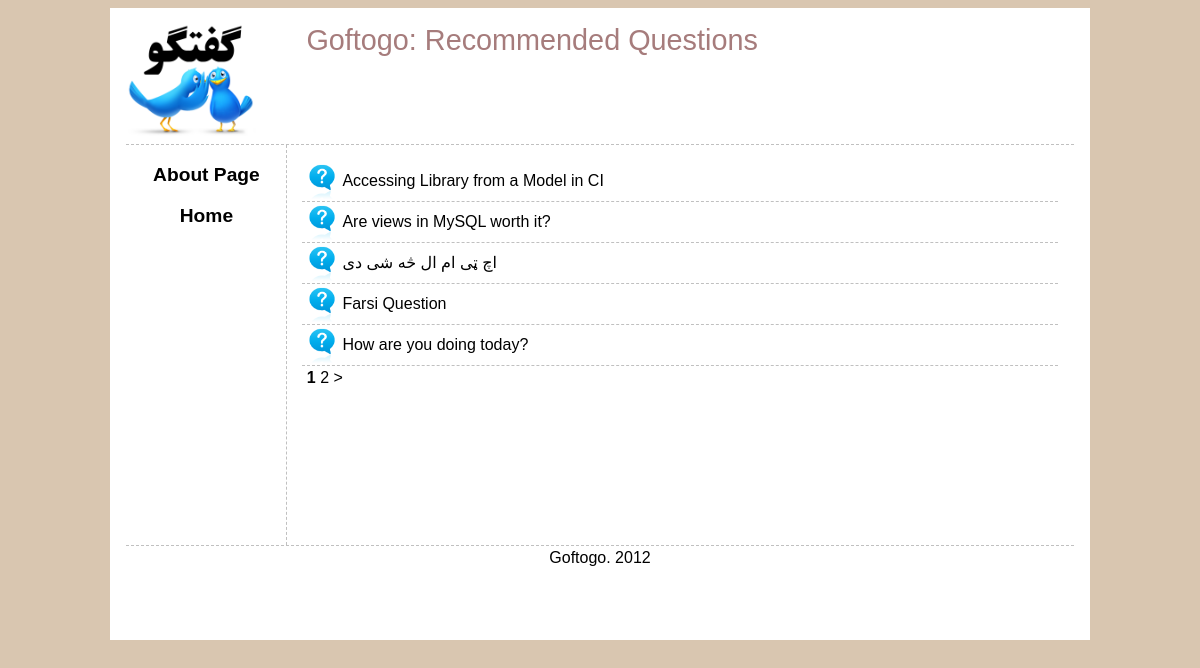
The page / on the database its author committed.
### tables this page shows
CREATE TABLE IF NOT EXISTS `Question` (
  `questionID` int(11) NOT NULL AUTO_INCREMENT,
  `catID` int(11) DEFAULT NULL,
  `userID` int(11) DEFAULT NULL,
  `title` varchar(140) NOT NULL,
  `body` text NOT NULL,
  `rank` int(11) NOT NULL DEFAULT '0',
  `postedDate` date DEFAULT NULL,
  PRIMARY KEY (`questionID`)
);

### application/controllers/main.php (called while the page is built, shortened)
<?php
class Main extends CI_Controller {
	public function __construct() {
		$this -> load -> model('question_model');
		$this -> load -> model('answer_model');
	}
	public function _loadviews($body_view, $data) {
		$this -> load -> view('templates/header', $data);
		$this -> load -> view('header/default');
		$this -> load -> view('leftnav/default');
		$this -> load -> view('body/' . $body_view, $data);
		$this -> load -> view('templates/footer');
	}
	public function home() {
		$this -> questions();
	}
	public function questions($offset = 0) {
		$config['base_url'] = site_url('main/questions/');
		$config['per_page'] = 5;
		$data['questions'] = $this -> question_model -> get_list($offset, $config['per_page']);
		$config['total_rows'] = $this -> question_model -> get_count();
		$this -> pagination -> initialize($config);
		$data['pagelinks'] = $this -> pagination -> create_links();
		$data['title'] = 'Goftogo: Recommended Questions';
		$this -> _loadviews('qlist', $data);
	}
}

### index.php (called while the page is built, shortened)
<?php
require_once BASEPATH.'core/CodeIgniter.php';

### application/models/question_model.php (called while the page is built, shortened)
<?php
class Question_model extends CI_Model {
	public function get_list($offset, $limit, $filter = array()) {
		$this -> db -> select('questionID,title');
		$this -> db -> where($this->filter($filter));
		$query = $this -> db -> get('Question', $limit, $offset);
		return $query -> result();
	}
	public function get_count($filter = array()) {
		$this -> db -> from('Question');
		return $this -> db -> count_all_results();
	}
	private function filter($filter) {
		return array();
	}
}

### application/views/body/qlist.php (the view)
<div id="body">
<?php foreach ($questions as $question): ?>
	<div class="question">
		<?php echo anchor('main/qshow/'.$question->questionID,$question->title); ?>
	</div>
<?php endforeach ?>
<div class="pagination">
<?php echo($pagelinks);?>
</div>
</div>

### application/views/templates/header.php (shortened to what this page needs)
<html>
<head>
  <link rel="stylesheet" href="<?php echo base_url('css/main.css');?>" type="text/css" media="screen"/>
</head>
<body>
<div id="container">

### application/views/header/default.php
<div id="header">
<h1>
<?php
     if (isset($title))
       echo($title);
     else echo("goftogo - Untitled");
?>
</h1>
</div>

### application/views/leftnav/default.php
<div id="leftnav">
<ul>
<?php
	echo '<li>'.anchor('main/view/about',"About Page").'</li>' ;
	echo '<li>'.anchor('',"Home").'</li>'
?>
</ul>
</div>

### application/views/templates/footer.php
<div id="footer">
Goftogo. 2012
</div>
</div>
</body>
</html>

### css/main.css (style rules this page uses)
body { background: #D9C6B0; font: normal 100% sans-serif; line-height: 1.5; color: black; }
a { text-decoration: none; color: black; }
h1, h2, h3, h4, h5, h6 { text-decoration: none; color: #A67C7C; margin: 0; padding: 0; }
h1 { font: normal 180% sans-serif; }
#container { background: #FFF; padding: 1em; width: 80%; min-width: 800px; min-height: 600px; margin-left: auto; margin-right: auto; }
#header { height: 120px; float: top; padding-left: 180px; border-bottom: 1px dashed silver; background: transparent url(../img/logo.png) no-repeat top left; background-size: 130px; }
#leftnav { float: left; margin: 0; padding: 0; width: 10em; border-right: 1px dashed silver; min-height: 400px; }
#leftnav ul { font: normal 120% sans-serif; list-style-type: none; overflow: hidden; margin: 0; padding: 0; }
#leftnav li { text-align: center; font-weight: bold; padding-top: 1em; }
#body { margin-left: 10em; margin-bottom: 50px; margin-top: 100px min-height :400px; padding: 1em; }
#footer { clear: left; height: 50px; text-align: center; border-top: 1px dashed silver; float: bottom; }
.question, .answer, .comment { border-bottom-width: 1px; border-bottom-style: dashed; border-color: silver; padding: 0.5em; text-align: justify; }
.question { padding-left: 2.5em; background: transparent url(../img/icons/question.png) no-repeat top left; background-size: 40px; }

### rows shown on the page
question: questionID+title "Accessing Library from a Model in CI"
question: questionID+title "Are views in MySQL worth it?"
question: questionID+title "اچ ټی ام ال څه شی دی"
question: questionID+title "Farsi Question"
question: questionID+title "How are you doing today?"

### other values the page prints
$title "Goftogo: Recommended Questions"
anchor('main/view/about',"About Page") "About Page"
anchor('',"Home") "Home"
$pagelinks "1 2 >"
